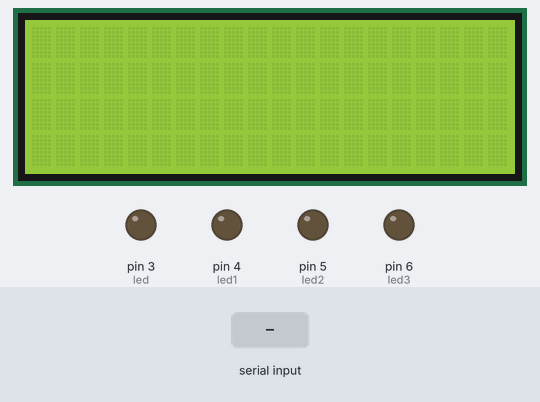
This sketch was run on a simulated Arduino Uno, built with avr-gcc and run on an emulated ATmega328P. Parts: 20×4 character LCD, output pins drawn as LEDs (lit = HIGH). Dashed ring = blinking. The inputs (shaded band) are chosen by the test bench.

Above: at 1.2 s.
1.3 s: "1" received over Serial
At 1.42 s:
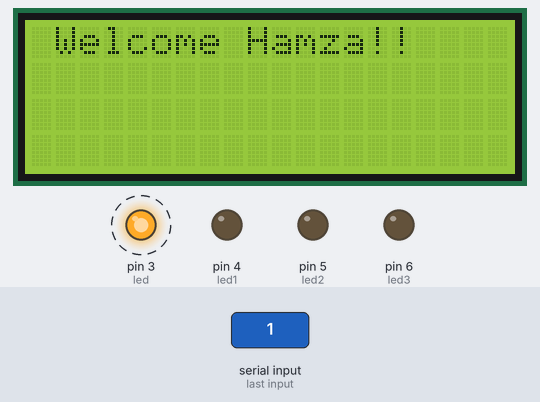
At 1.82 s:
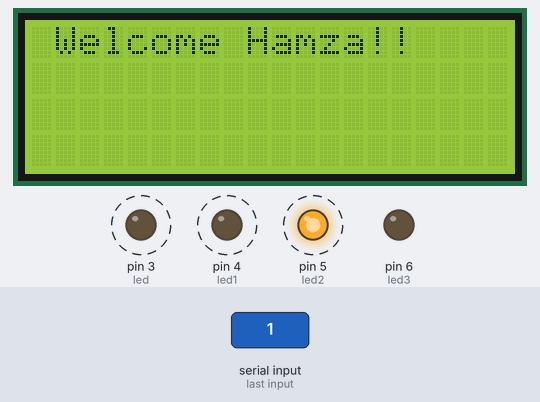
3.4 s: "0" received over Serial
At 5.8 s:
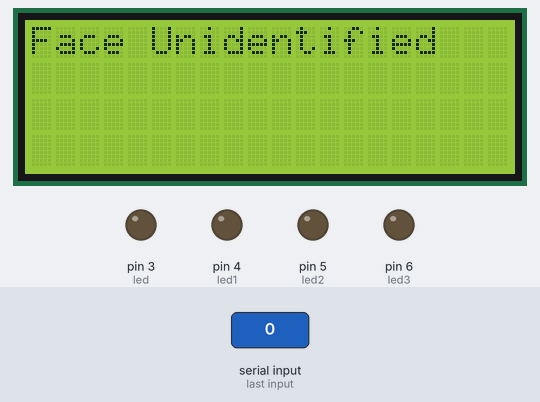
Timing chart, 0 to 7.3 s (numbered marks = the images above; inputs shaded):
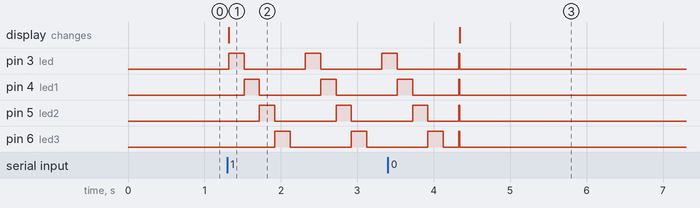

The sketch:

arduino_code.ino
```cpp
#include <Wire.h>
#include <LiquidCrystal_I2C.h>

LiquidCrystal_I2C lcd(0x27, 20, 4);

#define led 3
#define led1 4
#define led2 5
#define led3 6

int data, flag = 2;

void setup()
{
  pinMode(led, OUTPUT);
  pinMode(led1, OUTPUT);
  pinMode(led2, OUTPUT);
  pinMode(led3, OUTPUT);

  Serial.begin(9600);
  lcd.begin();  // Assurez-vous que les dimensions du LCD sont correctes (16 colonnes, 2 lignes)
  lcd.clear();
}

void loop()
{
  while (Serial.available())
  {
    data = Serial.read();

    if (data == '1')
    {
      lcd.setCursor(0, 0);
      lcd.print(" Welcome Hamza!!  ");
      flag = 1;
    }
    else if (data == '0')
    {
      flag = 0;
      lcd.setCursor(0, 0);
      lcd.print("Face Unidentified  ");
    }
  }

  if (flag == 1)
  {
    lcd.setCursor(0, 0);
    lcd.backlight();
    digitalWrite(led, HIGH);

    digitalWrite(led1, LOW);
    digitalWrite(led2, LOW);
    digitalWrite(led3, LOW);
    delay(200);

    digitalWrite(led, LOW);
    digitalWrite(led1, HIGH);
    digitalWrite(led2, LOW);
    digitalWrite(led3, LOW);
    delay(200);

    digitalWrite(led, LOW);
    digitalWrite(led1, LOW);
    digitalWrite(led2, HIGH);
    digitalWrite(led3, LOW);
    delay(200);

    digitalWrite(led, LOW);
    digitalWrite(led1, LOW);
    digitalWrite(led2, LOW);
    digitalWrite(led3, HIGH);
    delay(200);

    digitalWrite(led, LOW);
    digitalWrite(led1, LOW);
    digitalWrite(led2, LOW);
    digitalWrite(led3, LOW);
    delay(200);

    digitalWrite(led, HIGH);
    digitalWrite(led1, HIGH);
    digitalWrite(led2, HIGH);
    digitalWrite(led3, HIGH);
  }
  else if (flag == 0)
  {
    digitalWrite(led, LOW);
    digitalWrite(led1, LOW);
    digitalWrite(led2, LOW);
    digitalWrite(led3, LOW);
    digitalWrite(LED_BUILTIN, LOW);  // Assurez-vous que la broche LED_BUILTIN est correcte
  }
}
```

Measured:
- after the input at 1.3 s, pin 3 (led): alternates HIGH for 0.20 s and LOW for 0.80 s, starting at once; pin 4 (led1): alternates HIGH for 0.20 s and LOW for 0.80 s, starting after 0.22 s
- after the input at 3.4 s, the display: changes after 0.94 s (image 3)
